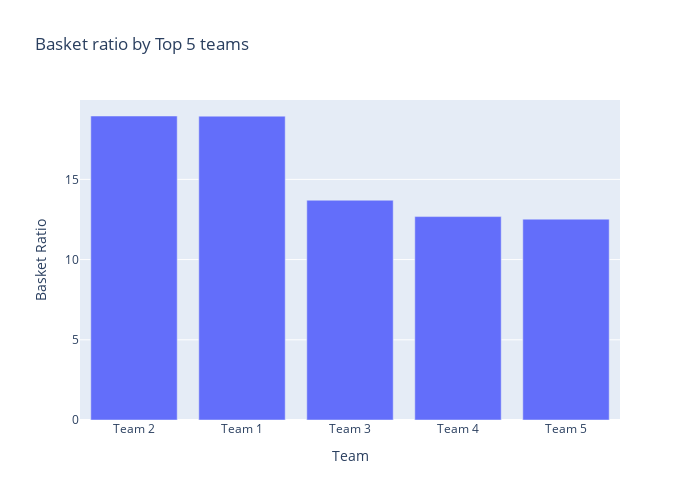

Notebook source saved alongside this figure:
### Code cell
# Top 5 teams with most basket ratio
plot_top_n_teams(basketball_df, 'BasketRatio', 5, 'Basket ratio by Top 5 teams', 'Basket Ratio')

### Figure 1 — Plotly figure (JSON) as saved in the notebook; plotly's stock layout.template omitted (floating-point values rounded to 4 significant figures)
{"data": [{"name": "Top 5 Teams (BasketRatio)", "type": "bar", "x": ["Team 2", "Team 1", "Team 3", "Team 4", "Team 5"], "y": [18.95, 18.94, 13.7, 12.68, 12.52]}], "layout": {"barmode": "group", "height": 500, "title": {"text": "Basket ratio by Top 5 teams"}, "width": 700, "xaxis": {"title": {"text": "Team"}}, "yaxis": {"title": {"text": "Basket Ratio"}}}}
